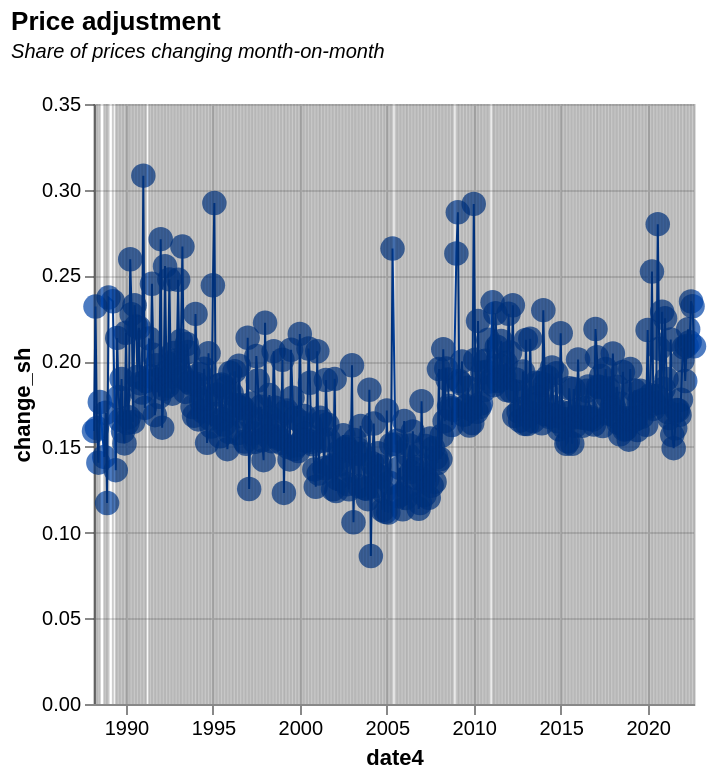

Express this chart as Vega-Lite.
### Vega-Lite specification from a JSON file in a GitHub repository (floating-point values rounded to 4 significant figures; data arrays with more than 128 entries replaced by an {"elided": "..."} marker saying what was removed)
{"$schema": "https://vega.github.io/schema/vega-lite/v5.json", "description": "Price adjustment - monthly", "height": 300, "width": 300, "title": {"text": "Price adjustment", "subtitle": ["Share of prices changing month-on-month", ""], "subtitleFontStyle": "italic", "subtitleFontSize": 10, "anchor": "start", "color": "black"}, "data": {"values": {"elided": "416 records"}, "format": {"parse": {"change_sh": "number"}}}, "transform": [{"calculate": "timeParse(datum.date3, '%d-%m-%Y')", "as": "date4"}, {"filter": {"field": "change_sh", "gt": 0}}, {"filter": {"field": "change_sh", "lt": 0.31}}], "encoding": {"x": {"field": "date4", "type": "temporal"}}, "layer": [{"encoding": {"y": {"field": "change_sh", "type": "quantitative"}}, "layer": [{"mark": {"type": "line", "color": "rgb(0,67,167)", "strokeWidth": 1, "opacity": 1}}, {"mark": {"type": "circle", "size": 150, "color": "rgb(0,67,167)"}}]}, {"mark": "rule", "encoding": {"opacity": {"value": 0.2}, "tooltip": [{"field": "date4", "type": "temporal", "format": "%b-%Y", "title": "Date"}, {"field": "change_sh", "type": "quantitative", "format": ",.1%", "title": "Price changes"}]}}]}
